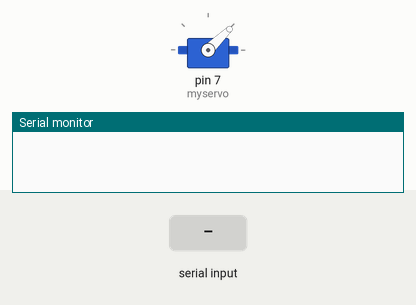
This sketch was run on a simulated Arduino Uno, built with avr-gcc and run on an emulated ATmega328P. On the bench: servo, the last lines printed to the serial monitor. Inputs (shaded band) come from the test bench.

Above: at 1.2 s.
1.3 s: "C" received over Serial
At 2.5 s:
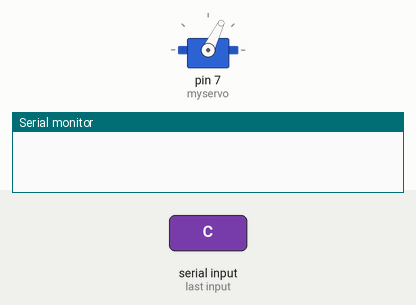
2.8 s: "G" received over Serial
At 3.8 s:
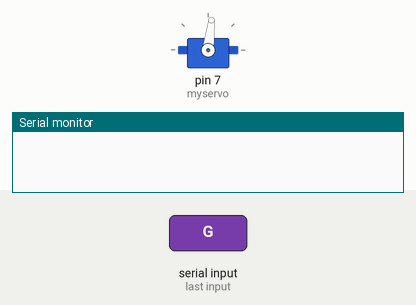
4.3 s: "J" received over Serial
At 5.0 s:
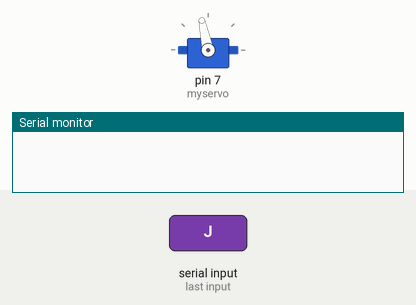
5.8 s: "A" received over Serial
At 6.1 s:
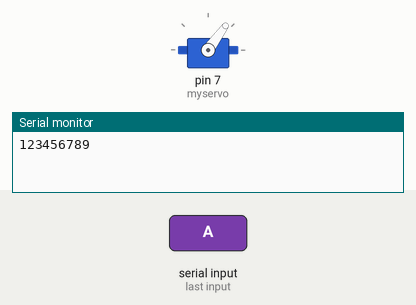
Timing chart, 0 to 8.3 s (numbered marks = the images above; inputs shaded):
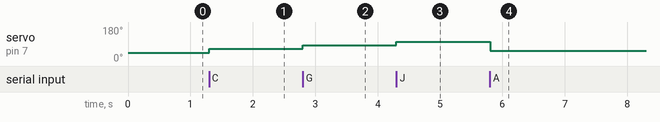

Measured:
- after the input at 1.3 s, servo on pin 7 (myservo): 44° → 64° at once
- after the input at 2.8 s, servo on pin 7 (myservo): 64° → 83° at once
- after the input at 4.3 s, servo on pin 7 (myservo): 83° → 102° at once
- after the input at 5.8 s, servo on pin 7 (myservo): 102° → 54° at once

The sketch:

fan.ino
```cpp
#include <Servo.h>

Servo myservo;  // create servo object to control a servo


void setup() {
  myservo.attach(7);  // attaches the servo on pin 9 to the servo object
  Serial.begin(9600);
  myservo.writeMicroseconds (1000);
}

void loop() {
  if(Serial.available()!=0){
    char a = Serial.read();
    if(a == 'A'){
      myservo. writeMicroseconds (1100);
      Serial.println("123456789");
    delay(20);
    }
    else if(a == 'B'){
      myservo. writeMicroseconds (1150);
    delay(20);
    }
    else if(a == 'C'){
      myservo. writeMicroseconds (1200);
    delay(20);
    }
    else if(a == 'D'){
      myservo. writeMicroseconds (1250);
    delay(20);
    }
    else if(a == 'E'){
      myservo. writeMicroseconds (1300);
    delay(20);
    }
    else if(a == 'F'){
      myservo. writeMicroseconds (1350);
    delay(20);
    }
    else if(a == 'G'){
      myservo. writeMicroseconds (1400);
    delay(20);
    }
    else if(a == 'H'){
      myservo. writeMicroseconds (1500);
    delay(20);
    }
    else if(a == 'I'){
      myservo. writeMicroseconds (1550);
    delay(20);
    }
    else if(a == 'J'){
      myservo. writeMicroseconds (1600);
    delay(20);
    }
    else if(a == 'S'){
      myservo. writeMicroseconds (1000);
    delay(20);
    }
  }
}
```
